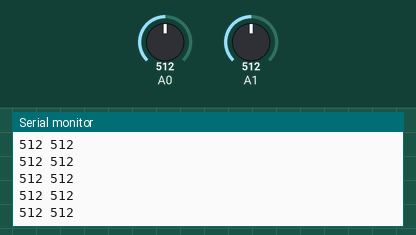
Bench run of a sketch on a simulated Arduino Uno, built with avr-gcc and run on an emulated ATmega328P. On the bench: the last lines printed to the serial monitor. Inputs (shaded band) come from the test bench; at power-on: A0 = 512, A1 = 512.

Above: at 1.2 s.
1.3 s: A0 set to 984
At 2.3 s:
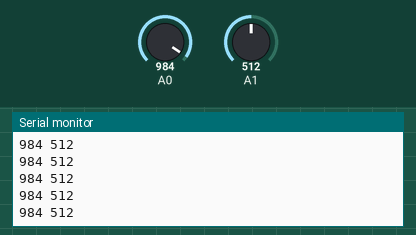
2.8 s: A0 set to 1009
At 3.7 s:
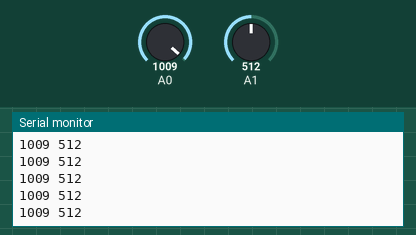
Timing chart, 0 to 5.8 s (numbered marks = the images above; inputs shaded):
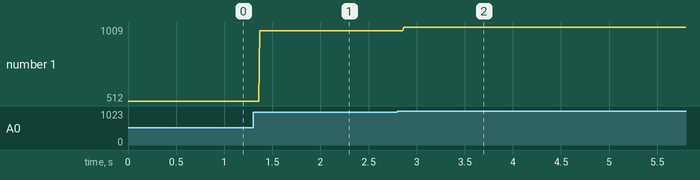

Measured:
- after the input at 1.3 s, the serial monitor: prints a new line after 0.07 s (image 1)
- after the input at 2.8 s, the serial monitor: prints a new line after 0.06 s (image 2)
- plotted number 1: 512 → 984 after the input at 1.3 s, 984 → 1009 after the input at 2.8 s

The sketch:

CS362_atank2_Lab9.ino
```cpp
// Ankita Tank - 650388695

// Lab 9- Graphs using processing. Print the graph of any 2 analog read values simulatinously.

// Connect two analog devices to the arduino and plot the data received on the computer using processing.
// Data could be displayed in two separate graphs  or both on one graph .
// Some analog devices that you might already have include:
// potentiometer
// thermistor
// photo resistor
// force sensitive resistor

// Include any assumptions you may have made, what do you expect from the hardware, pinouts, particular arduino versions, etc.
// NO ASSUMPTION

// References - where did you find code snippets, ideas, inspirations? if no references used say: "no references used"
// https://www.arduino.cc/en/Tutorial/Graph


void setup()
{
// Set the serial monitor.
 Serial.begin(9600);
}

void loop()
{

  // According to My thought process to print the readings to the serail motinor as a line
  // output of my analog reads would be in format "A0 A1"

  Serial.print(analogRead(A0));
  Serial.print(" ");
  Serial.print(analogRead(A1));
  Serial.println();
  delay(5);

  // In the proccessor, there would be 0.005 second of a delay so as to keep the data keep more running
  // graphs showing more changes than ususal 1 sec delay.

}
```
